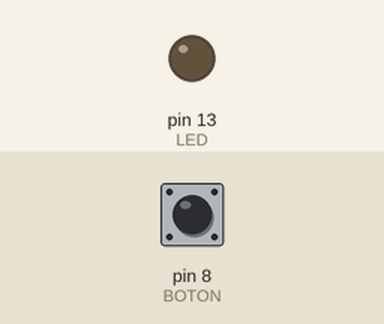
This sketch was run on a simulated Arduino Uno, built with avr-gcc and run on an emulated ATmega328P. Parts: output pins drawn as LEDs (lit = HIGH). The inputs (shaded band) are chosen by the test bench; at power-on: pin 8 (BOTON) LOW.

Above: at 1.2 s.
1.3 s: pin 8 (BOTON) pulled HIGH for 0.15 s
At 1.37 s:
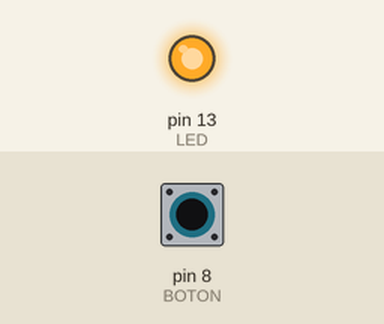
2.9 s: pin 8 (BOTON) pulled HIGH for 3.2 s
At 7.4 s:
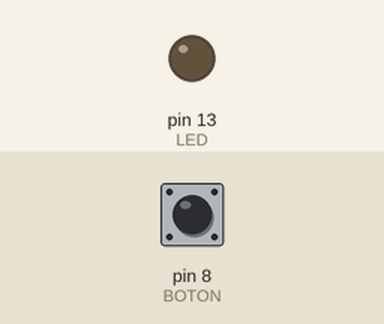
Timing chart, 0 to 8.9 s (numbered marks = the images above; inputs shaded):
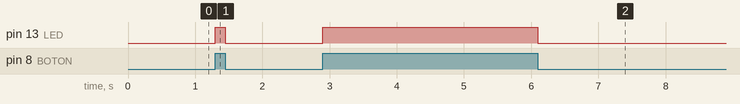

Measured:
- after the input at 1.3 s, pin 13 (LED): LOW → HIGH at once, → LOW 0.15 s later
- after the input at 2.9 s, pin 13 (LED): LOW → HIGH at once, → LOW 3.2 s later

The sketch:

13.ino
```cpp
void setup()
{
  pinMode(13, OUTPUT);  //LED
  pinMode(8, INPUT);  //BOTON
}

void loop()
{
  if (digitalRead(8) == HIGH)   //Pregunta si el boton1 esta activado
  {
    digitalWrite(13, HIGH);     //SI: encendemos el led1
  }
  else if(digitalRead(8) == LOW)  //Pregunta si el boton1 esta desactivado
  {
    digitalWrite(13, LOW);      //SI: apagamos el led1
  }
}
```
